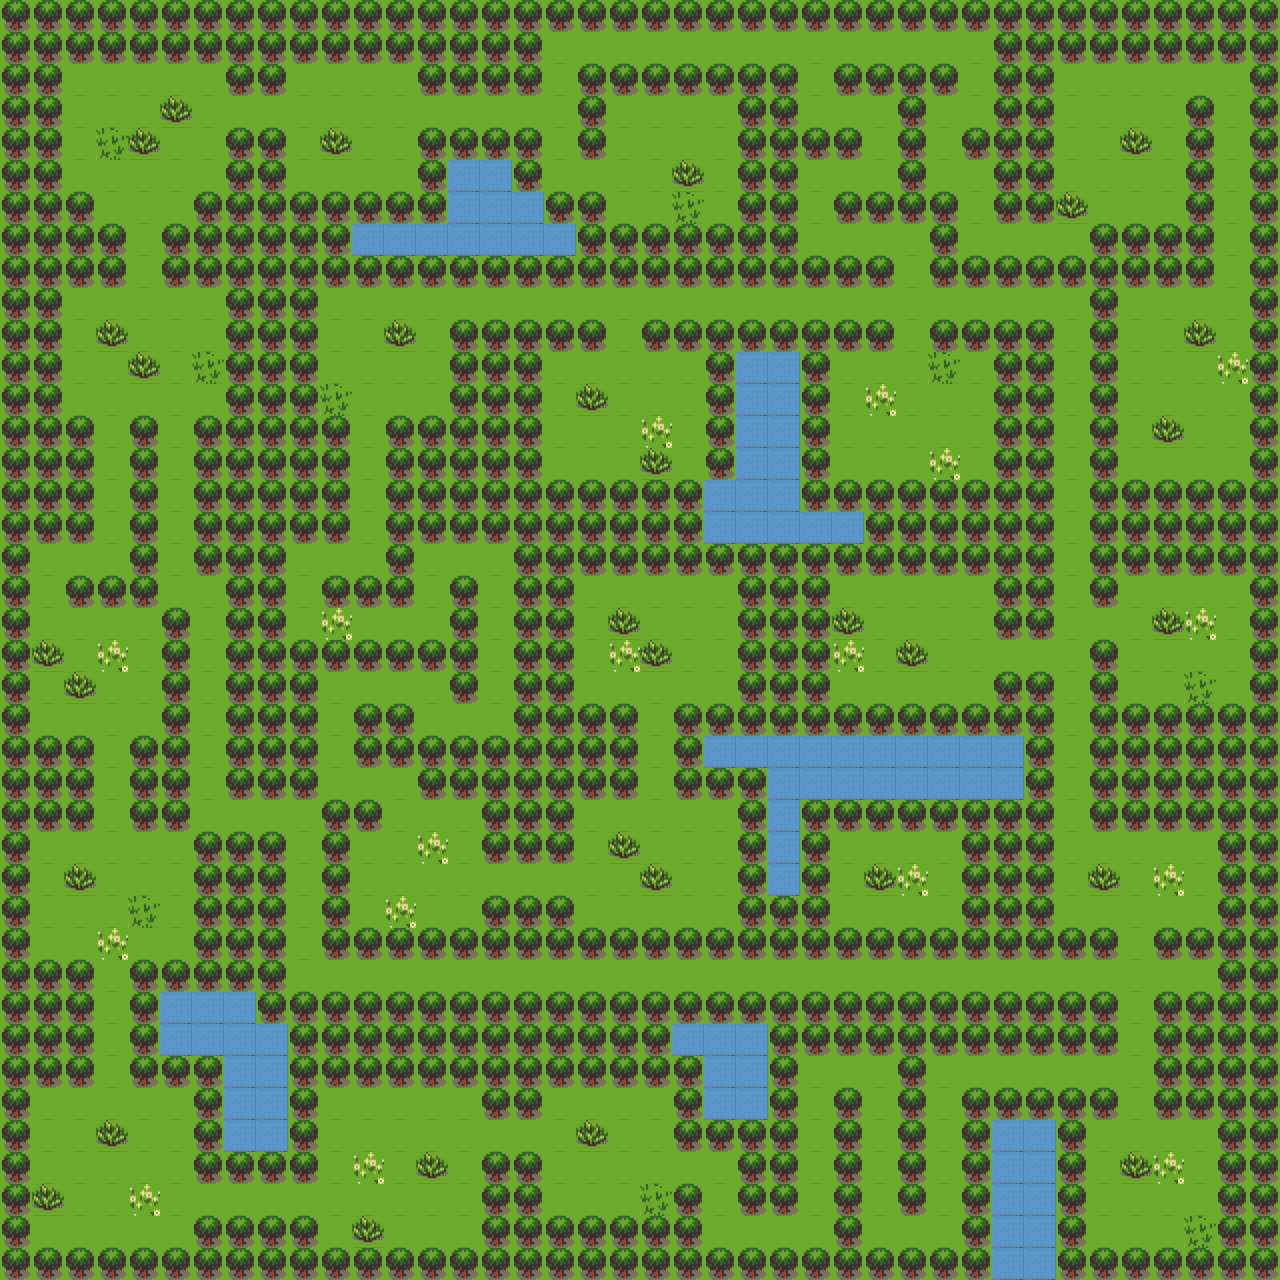

A level layout from a 2D game, rendered from its tile map. Below: a short description, then the map file with its tile-grid data intact:
An orthogonal 40x40 tile map with 32x32 px tiles, 1 tile layer (Tile Layer 1).

<map version="1.2" tiledversion="1.3.3" orientation="orthogonal" renderorder="right-down" width="40" height="40" tilewidth="32" tileheight="32" infinite="0" nextlayerid="5" nextobjectid="1">
 <tileset firstgid="1" name="tileset1" tilewidth="32" tileheight="32" tilecount="16" columns="8">
  <image source="../Tilesets/tileset1.png" width="256" height="64" />
 </tileset>
 <layer id="4" name="Tile Layer 1" width="40" height="40">
  <data encoding="csv">
10,10,10,10,10,10,10,10,10,10,10,10,10,10,10,10,10,10,10,10,10,10,10,10,10,10,10,10,10,10,10,10,10,10,10,10,10,10,10,10,
10,10,10,10,10,10,10,10,10,10,10,10,10,10,10,10,10,2,2,2,2,2,2,2,2,2,2,2147483650,2147483650,2147483650,2147483650,10,10,10,10,10,10,10,10,10,
10,10,2,2,2,2,2,10,10,2,2,2,2,10,10,10,10,2,10,10,10,10,10,10,10,2,10,10,10,10,2147483650,10,10,2,2,2,2,2,2,10,
10,10,2,2,2,3,2,2,2,2,2,2,2,2,2,2,2,2,10,2,2,2,2,10,10,2,2,2,10,2147483650,2147483650,10,10,2,2,2,2,10,2,10,
10,10,2,5,3,2,2,10,10,2,3,2,2,10,10,10,10,2,10,2,2,2,2,10,10,10,10,2,10,2147483650,10,10,10,2,2,3,2,10,2,10,
10,10,2,2,2,2,2,10,10,2,2,2,2,10,12,12,10,2,2,2,2,3,2,10,10,2,2,2,10,2147483650,2147483650,10,10,2,2,2,2,10,2,10,
10,10,10,2,2,2,10,10,10,10,10,10,10,10,12,12,12,10,10,2,2,5,2,10,10,2,10,10,10,10,2147483650,10,10,3,2,2,2,10,2,10,
10,10,10,10,2,10,10,10,10,10,10,12,12,12,12,12,12,12,10,10,10,10,10,10,10,2,2,2,2,10,2147483650,2147483650,2,2,10,10,10,10,2,10,
10,10,10,10,2,10,10,10,10,10,10,10,10,10,10,10,10,10,10,10,10,10,10,10,10,10,10,10,2,10,10,10,10,10,10,10,10,10,2,10,
10,10,2,2,2,2,2,10,10,10,2,2,2,2,2,2,2,2,2,2,2,2,2,2,2,2,2,2,2,2,2,2,2,2,10,2,2,2,2,10,
10,10,2,3,2,2,2,10,10,10,2,2,3,2,10,10,10,10,10,2,10,10,10,10,10,10,10,10,2,10,10,10,10,2,10,2,2,3,2,10,
10,10,2,2,3,2,5,10,10,10,2,2,2,2,10,10,10,2,2,2,2,2,10,12,12,10,2,2,2,5,2,10,10,2,10,2,2,2,4,10,
10,10,2,2,2,2,2,10,10,10,5,2,2,2,10,10,10,2,3,2,2,2,10,12,12,10,2,4,2,2,2,10,10,2,10,2,2,2,2,10,
10,10,10,2,10,2,10,10,10,10,10,2,10,10,10,10,10,2,2,2,4,2,10,12,12,10,2,2,2,2,2,10,10,2,10,2,3,2,2,10,
10,10,10,2,10,2,10,10,10,10,10,2,10,10,10,10,10,2,2,2,3,2,10,12,12,10,2,2,2,4,2,10,10,2,10,2,2,2,2,10,
10,10,10,2,10,2,10,10,10,10,10,2,10,10,10,10,10,10,10,10,10,10,12,12,12,10,10,10,10,10,10,10,10,2,10,10,10,10,10,10,
10,10,10,2,10,2,10,10,10,10,10,2,10,10,10,10,10,10,10,10,10,10,12,12,12,12,12,10,10,10,10,10,10,2,10,10,10,10,10,10,
10,2,2,2,10,2,10,10,10,2,2,2,10,2,2,2,10,10,10,10,10,10,10,10,10,10,10,10,10,10,10,10,10,2,10,10,10,10,10,10,
10,2,10,10,10,2,2,10,10,2,10,10,10,2,10,2,10,10,2,2,2,2,2,10,10,10,2,2,2,2,2,10,10,2,10,2,2,2,2,10,
10,2,2,2,2,10,2,10,10,2,4,2,2,2,10,2,10,10,2,3,2,2,2,10,10,10,3,2,2,2,2,10,10,2,2,2,3,4,2,10,
10,3,2,4,2,10,2,10,10,10,10,10,10,10,10,2,10,10,2,4,3,2,2,10,10,10,4,2,3,2,2,2,2,2,10,2,2,2,2,10,
10,2,3,2,2,10,2,10,10,10,2,2,2,2,10,2,10,10,2,2,2,2,2,10,10,10,2,2,2,2,2,10,10,2,10,2,2,5,2,10,
10,2,2,2,2,10,2,10,10,10,2,10,10,2,2,2,10,10,10,10,2,10,10,10,10,10,10,10,10,10,10,10,10,2,10,10,10,10,10,10,
10,10,10,2,10,10,2,10,10,10,2,10,10,10,10,10,10,10,10,10,2,10,12,12,12,12,12,12,12,12,12,12,10,2,10,10,10,10,10,10,
10,10,10,2,10,10,2,10,10,10,2,2,2,10,10,10,10,10,10,10,2,10,10,10,12,12,12,12,12,12,12,12,10,2,10,10,10,10,10,10,
10,10,10,2,10,10,2,2,2,2,10,10,2,2,2,10,10,10,2,2,2,2,2,10,12,10,10,10,10,10,10,10,10,2,10,10,10,10,10,10,
10,2,2,2,2,2,10,10,10,2,10,2,2,4,2,10,10,10,2,3,2,2,2,10,12,10,2,2,2,2,10,10,10,2,2,2,2,2,10,10,
10,2,3,2,2,2,10,10,10,2,10,2,2,2,2,2,2,2,2,2,3,2,2,10,12,10,2,3,4,2,10,10,10,2,3,2,4,2,10,10,
10,2,2,2,5,2,10,10,10,2,10,2,4,2,2,10,10,10,2,2,2,2,2,10,10,10,2,2,2,2,10,10,10,2,2,2,2,2,10,10,
10,2,2,4,2,2,10,10,10,2,10,10,10,10,10,10,10,10,10,10,10,10,10,10,10,10,10,10,10,10,10,10,10,10,10,2,10,10,10,10,
10,10,10,2,10,10,10,10,10,2,2,2,2,2,2,2,2,2,2,2,2,2,2,2,2,2,2,2,2,2,2,2,2,2,2,2,2,2,10,10,
10,10,10,2,10,12,12,12,10,10,10,10,10,10,10,10,10,10,10,10,10,10,10,10,10,10,10,10,10,10,10,10,10,10,10,2,10,10,10,10,
10,10,10,2,10,12,12,12,12,10,10,10,10,10,10,10,10,10,10,10,10,12,12,12,10,10,10,10,10,10,10,10,10,10,10,2,10,10,10,10,
10,10,10,2,10,10,10,12,12,10,10,10,10,10,10,10,10,10,10,10,10,10,12,12,10,2,2,2,10,2,2,2,2,2,2,2,10,10,10,10,
10,2,2,2,2,2,10,12,12,10,2,2,2,2,2,10,10,2,2,2,2,10,12,12,10,2,10,2,10,2,10,10,10,10,10,2,10,10,10,10,
10,2,2,3,2,2,10,12,12,10,2,2,2,2,2,2,2,2,3,2,2,10,10,10,10,2,10,2,10,2,10,12,12,10,2,2,2,2,10,10,
10,2,2,2,2,2,10,10,10,10,2,4,2,3,2,10,10,2,2,2,2,2,2,10,10,2,10,2,10,2,10,12,12,10,2,3,4,2,10,10,
10,3,2,2,4,2,2,2,2,2,2,2,2,2,2,10,10,2,2,2,5,10,2,10,10,2,10,2,10,2,10,12,12,10,2,2,2,2,10,10,
10,2,2,2,2,2,10,10,10,10,2,3,2,2,2,10,10,10,10,10,10,10,2,2,2,2,10,2,2,2,10,12,12,10,2,2,2,5,10,10,
10,10,10,10,10,10,10,10,10,10,10,10,10,10,10,10,10,10,10,10,10,10,10,10,10,10,10,10,10,10,10,12,12,10,10,10,10,10,10,10
</data>
 </layer>
</map>
